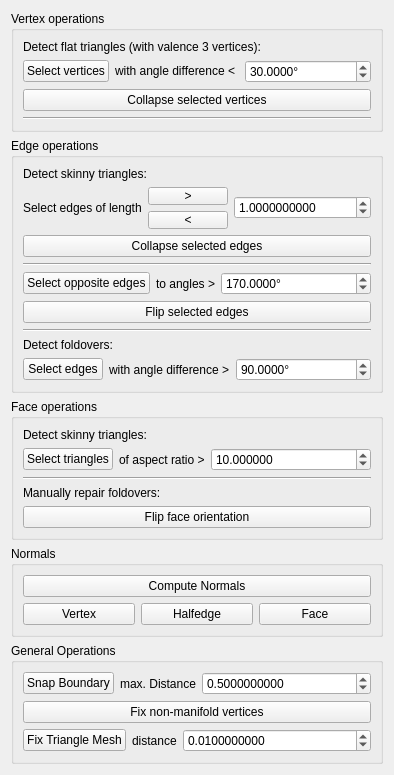
<?xml version="1.0" encoding="UTF-8"?>
<ui version="4.0">
 <class>MeshRepairControls</class>
 <widget class="QWidget" name="MeshRepairControls">
  <property name="windowTitle">
   <string>controls</string>
  </property>
  <layout class="QVBoxLayout" name="verticalLayout">
   <item>
    <widget class="QGroupBox" name="groupBox_3">
     <property name="title">
      <string>Vertex operations</string>
     </property>
     <layout class="QVBoxLayout" name="verticalLayout_6">
      <item>
       <widget class="QLabel" name="label_8">
        <property name="text">
         <string>Detect flat triangles (with valence 3 vertices):</string>
        </property>
       </widget>
      </item>
      <item>
       <layout class="QHBoxLayout" name="horizontalLayout_10">
        <item>
         <widget class="QPushButton" name="valenceThreeButton">
          <property name="toolTip">
           <string>Select all vertices of valence three which don't make the mesh much more detailed. This is indicated by very similar adjacent face normals: the area around the vertex is nearly planar.

These vertices can usually be removed without destroying the features of the mesh.</string>
          </property>
          <property name="text">
           <string>Select vertices</string>
          </property>
         </widget>
        </item>
        <item>
         <widget class="QLabel" name="label_9">
          <property name="text">
           <string>with angle difference &lt; </string>
          </property>
         </widget>
        </item>
        <item>
         <widget class="QDoubleSpinBox" name="valenceThreeSpinbox">
          <property name="sizePolicy">
           <sizepolicy hsizetype="Minimum" vsizetype="Fixed">
            <horstretch>80</horstretch>
            <verstretch>0</verstretch>
           </sizepolicy>
          </property>
          <property name="suffix">
           <string>°</string>
          </property>
          <property name="decimals">
           <number>4</number>
          </property>
          <property name="maximum">
           <double>180.000000000000000</double>
          </property>
          <property name="singleStep">
           <double>0.100000000000000</double>
          </property>
          <property name="value">
           <double>30.000000000000000</double>
          </property>
         </widget>
        </item>
       </layout>
      </item>
      <item>
       <layout class="QHBoxLayout" name="horizontalLayout_11">
        <item>
         <widget class="QPushButton" name="repairRemoveVButton">
          <property name="toolTip">
           <string>Repair the mesh by collapsing the previously selected valence 3 vertices.</string>
          </property>
          <property name="text">
           <string>Collapse selected vertices</string>
          </property>
         </widget>
        </item>
       </layout>
      </item>
      <item>
       <widget class="Line" name="line_3">
        <property name="orientation">
         <enum>Qt::Horizontal</enum>
        </property>
       </widget>
      </item>
     </layout>
    </widget>
   </item>
   <item>
    <widget class="QGroupBox" name="groupBox">
     <property name="title">
      <string>Edge operations</string>
     </property>
     <layout class="QVBoxLayout" name="verticalLayout_4">
      <item>
       <widget class="QLabel" name="label_5">
        <property name="text">
         <string>Detect skinny triangles:</string>
        </property>
       </widget>
      </item>
      <item>
       <layout class="QHBoxLayout" name="horizontalLayout_3">
        <item>
         <widget class="QLabel" name="label_4">
          <property name="text">
           <string>Select edges of length</string>
          </property>
         </widget>
        </item>
        <item>
         <layout class="QVBoxLayout" name="verticalLayout_5">
          <item>
           <widget class="QPushButton" name="detectELargerButton">
            <property name="sizePolicy">
             <sizepolicy hsizetype="Minimum" vsizetype="Minimum">
              <horstretch>0</horstretch>
              <verstretch>0</verstretch>
             </sizepolicy>
            </property>
            <property name="minimumSize">
             <size>
              <width>0</width>
              <height>18</height>
             </size>
            </property>
            <property name="toolTip">
             <string>Detect short edges</string>
            </property>
            <property name="statusTip">
             <string>Detect long edges</string>
            </property>
            <property name="whatsThis">
             <string/>
            </property>
            <property name="text">
             <string>&gt;</string>
            </property>
           </widget>
          </item>
          <item>
           <widget class="QPushButton" name="detectEShorterButton">
            <property name="sizePolicy">
             <sizepolicy hsizetype="Minimum" vsizetype="Minimum">
              <horstretch>0</horstretch>
              <verstretch>0</verstretch>
             </sizepolicy>
            </property>
            <property name="minimumSize">
             <size>
              <width>0</width>
              <height>18</height>
             </size>
            </property>
            <property name="statusTip">
             <string>Detect short edges</string>
            </property>
            <property name="text">
             <string>&lt;</string>
            </property>
           </widget>
          </item>
         </layout>
        </item>
        <item>
         <widget class="QDoubleSpinBox" name="edgeSpin">
          <property name="sizePolicy">
           <sizepolicy hsizetype="MinimumExpanding" vsizetype="Fixed">
            <horstretch>0</horstretch>
            <verstretch>0</verstretch>
           </sizepolicy>
          </property>
          <property name="toolTip">
           <string>Edge length</string>
          </property>
          <property name="statusTip">
           <string>Edge length</string>
          </property>
          <property name="decimals">
           <number>10</number>
          </property>
          <property name="maximum">
           <double>999999999.000000000000000</double>
          </property>
          <property name="singleStep">
           <double>0.100000000000000</double>
          </property>
          <property name="value">
           <double>1.000000000000000</double>
          </property>
         </widget>
        </item>
       </layout>
      </item>
      <item>
       <layout class="QHBoxLayout" name="horizontalLayout_8">
        <item>
         <widget class="QPushButton" name="repairCollapseEButton">
          <property name="enabled">
           <bool>true</bool>
          </property>
          <property name="toolTip">
           <string>Repair skinny triangles by collapsing the previously selected short or long edges.</string>
          </property>
          <property name="text">
           <string>Collapse selected edges</string>
          </property>
         </widget>
        </item>
       </layout>
      </item>
      <item>
       <widget class="Line" name="line_2">
        <property name="orientation">
         <enum>Qt::Horizontal</enum>
        </property>
       </widget>
      </item>
      <item>
       <layout class="QHBoxLayout" name="horizontalLayout">
        <item>
         <widget class="QPushButton" name="detectCapAngle">
          <property name="toolTip">
           <string>Select all edges that have an opposite angle greater than or equal to the given angle. If this angle is very large, only edges of very skinny triangles will be selected.</string>
          </property>
          <property name="statusTip">
           <string/>
          </property>
          <property name="text">
           <string>Select opposite edges</string>
          </property>
         </widget>
        </item>
        <item>
         <widget class="QLabel" name="label_2">
          <property name="text">
           <string>to angles &gt;</string>
          </property>
         </widget>
        </item>
        <item>
         <widget class="QDoubleSpinBox" name="capAngleSpinbox">
          <property name="sizePolicy">
           <sizepolicy hsizetype="MinimumExpanding" vsizetype="Fixed">
            <horstretch>0</horstretch>
            <verstretch>0</verstretch>
           </sizepolicy>
          </property>
          <property name="minimumSize">
           <size>
            <width>80</width>
            <height>0</height>
           </size>
          </property>
          <property name="statusTip">
           <string>Angle threshold</string>
          </property>
          <property name="prefix">
           <string/>
          </property>
          <property name="suffix">
           <string>°</string>
          </property>
          <property name="decimals">
           <number>4</number>
          </property>
          <property name="maximum">
           <double>180.000000000000000</double>
          </property>
          <property name="singleStep">
           <double>0.100000000000000</double>
          </property>
          <property name="value">
           <double>170.000000000000000</double>
          </property>
         </widget>
        </item>
       </layout>
      </item>
      <item>
       <layout class="QHBoxLayout" name="horizontalLayout_7">
        <item>
         <widget class="QPushButton" name="repairFlipEButton">
          <property name="toolTip">
           <string>Repair skinny triangles by flipping the previously selected edges.</string>
          </property>
          <property name="text">
           <string>Flip selected edges</string>
          </property>
         </widget>
        </item>
       </layout>
      </item>
      <item>
       <widget class="Line" name="line">
        <property name="orientation">
         <enum>Qt::Horizontal</enum>
        </property>
       </widget>
      </item>
      <item>
       <widget class="QLabel" name="label_6">
        <property name="text">
         <string>Detect foldovers:</string>
        </property>
       </widget>
      </item>
      <item>
       <layout class="QHBoxLayout" name="horizontalLayout_2">
        <item>
         <widget class="QPushButton" name="detectFoldoverButton">
          <property name="toolTip">
           <string>Select all edges that could be a foldover.
Foldover detection is done by comparing the normals of the adjacent faces. If their difference is greater than the given angle, the edge will be selected.

There is no automatic algorithm to fix these foldovers here. So you will have to select the faces that are actual foldovers, and then flip them using &quot;Flip selected face orientation&quot; (in &quot;Face operations&quot;).</string>
          </property>
          <property name="text">
           <string>Select edges</string>
          </property>
         </widget>
        </item>
        <item>
         <widget class="QLabel" name="label">
          <property name="text">
           <string>with angle difference &gt;</string>
          </property>
         </widget>
        </item>
        <item>
         <widget class="QDoubleSpinBox" name="detectFoldoverSpinbox">
          <property name="sizePolicy">
           <sizepolicy hsizetype="MinimumExpanding" vsizetype="Fixed">
            <horstretch>0</horstretch>
            <verstretch>0</verstretch>
           </sizepolicy>
          </property>
          <property name="minimumSize">
           <size>
            <width>80</width>
            <height>0</height>
           </size>
          </property>
          <property name="sizeIncrement">
           <size>
            <width>0</width>
            <height>0</height>
           </size>
          </property>
          <property name="statusTip">
           <string>Angle threshold</string>
          </property>
          <property name="suffix">
           <string>°</string>
          </property>
          <property name="decimals">
           <number>4</number>
          </property>
          <property name="maximum">
           <double>180.000000000000000</double>
          </property>
          <property name="singleStep">
           <double>0.100000000000000</double>
          </property>
          <property name="value">
           <double>90.000000000000000</double>
          </property>
         </widget>
        </item>
       </layout>
      </item>
     </layout>
    </widget>
   </item>
   <item>
    <widget class="QGroupBox" name="groupBox_4">
     <property name="title">
      <string>Face operations</string>
     </property>
     <layout class="QVBoxLayout" name="verticalLayout_3">
      <item>
       <widget class="QLabel" name="label_7">
        <property name="text">
         <string>Detect skinny triangles:</string>
        </property>
       </widget>
      </item>
      <item>
       <layout class="QHBoxLayout" name="horizontalLayout_5">
        <item>
         <widget class="QPushButton" name="triangleAspectButton">
          <property name="toolTip">
           <string>&lt;html&gt;&lt;head/&gt;&lt;body&gt;&lt;p&gt;Selects all triangles with an aspect ratio greater than the given one. If this ratio is very large, only very skinny triangles will be selected.&lt;/p&gt;&lt;/body&gt;&lt;/html&gt;</string>
          </property>
          <property name="text">
           <string>Select triangles</string>
          </property>
         </widget>
        </item>
        <item>
         <widget class="QLabel" name="label_3">
          <property name="text">
           <string>of aspect ratio &gt;</string>
          </property>
         </widget>
        </item>
        <item>
         <widget class="QDoubleSpinBox" name="triangleAspectSpinbox">
          <property name="sizePolicy">
           <sizepolicy hsizetype="MinimumExpanding" vsizetype="Fixed">
            <horstretch>0</horstretch>
            <verstretch>0</verstretch>
           </sizepolicy>
          </property>
          <property name="decimals">
           <number>6</number>
          </property>
          <property name="maximum">
           <double>999999999.000000000000000</double>
          </property>
          <property name="singleStep">
           <double>0.100000000000000</double>
          </property>
          <property name="value">
           <double>10.000000000000000</double>
          </property>
         </widget>
        </item>
       </layout>
      </item>
      <item>
       <widget class="Line" name="line_4">
        <property name="orientation">
         <enum>Qt::Horizontal</enum>
        </property>
       </widget>
      </item>
      <item>
       <widget class="QLabel" name="label_12">
        <property name="text">
         <string>Manually repair foldovers:</string>
        </property>
       </widget>
      </item>
      <item>
       <widget class="QPushButton" name="flipOrientation">
        <property name="toolTip">
         <string>&lt;html&gt;&lt;head/&gt;&lt;body&gt;&lt;p&gt;Flip the normals of all selected faces on the target meshes by reversing the vertex order. This can be used to manually fix foldovers detected in &amp;quot;Edge operations&amp;quot;. It either inverts the whole mesh or, if faces are selected, only the selection.&lt;/p&gt;&lt;/body&gt;&lt;/html&gt;</string>
        </property>
        <property name="statusTip">
         <string>Flip the normals of all target meshes</string>
        </property>
        <property name="text">
         <string>Flip face orientation</string>
        </property>
       </widget>
      </item>
     </layout>
    </widget>
   </item>
   <item>
    <widget class="QGroupBox" name="groupBox_2">
     <property name="title">
      <string>Normals</string>
     </property>
     <layout class="QVBoxLayout" name="verticalLayout_2">
      <item>
       <widget class="QPushButton" name="computeNormals">
        <property name="toolTip">
         <string>Recomputes Vertex and Face Normals on all Target Meshes</string>
        </property>
        <property name="statusTip">
         <string>Recomputes Vertex and Face Normals on all Target Meshes</string>
        </property>
        <property name="whatsThis">
         <string>Recomputes Vertex and Face Normals on all Target Meshes</string>
        </property>
        <property name="text">
         <string>Compute Normals</string>
        </property>
       </widget>
      </item>
      <item>
       <layout class="QHBoxLayout" name="horizontalLayout_12">
        <item>
         <widget class="QPushButton" name="computeVertexNormals">
          <property name="toolTip">
           <string>Recomputes Vertex Normals on all Target Meshes</string>
          </property>
          <property name="statusTip">
           <string>Recomputes Vertex Normals on all Target Meshes</string>
          </property>
          <property name="whatsThis">
           <string>Recomputes Vertex Normals on all Target Meshes</string>
          </property>
          <property name="text">
           <string>Vertex</string>
          </property>
         </widget>
        </item>
        <item>
         <widget class="QPushButton" name="computeHalfedgeNormals">
          <property name="text">
           <string>Halfedge</string>
          </property>
         </widget>
        </item>
        <item>
         <widget class="QPushButton" name="computeFaceNormals">
          <property name="toolTip">
           <string>Recomputes Face Normals on all Target Meshes</string>
          </property>
          <property name="statusTip">
           <string>Recomputes Face Normals on all Target Meshes</string>
          </property>
          <property name="whatsThis">
           <string>Recomputes Face Normals on all Target Meshes</string>
          </property>
          <property name="text">
           <string>Face</string>
          </property>
         </widget>
        </item>
       </layout>
      </item>
     </layout>
    </widget>
   </item>
   <item>
    <widget class="QGroupBox" name="groupBox_5">
     <property name="title">
      <string>General Operations</string>
     </property>
     <layout class="QVBoxLayout" name="verticalLayout_7">
      <item>
       <layout class="QHBoxLayout" name="horizontalLayout_13">
        <item>
         <widget class="QPushButton" name="snapBoundaryButton">
          <property name="toolTip">
           <string>&lt;html&gt;&lt;head/&gt;&lt;body&gt;&lt;p&gt;Snaps selected boundary vertices if they are closer than the given distance. No new vertices will be introduced on either boundary side, so they are just snapped to existing ones.&lt;/p&gt;&lt;p&gt;If vertices in the interior are selected, they will also get snapped to the opposite boundary, if in range.&lt;/p&gt;&lt;/body&gt;&lt;/html&gt;</string>
          </property>
          <property name="text">
           <string>Snap Boundary</string>
          </property>
         </widget>
        </item>
        <item>
         <widget class="QLabel" name="label_10">
          <property name="text">
           <string>max. Distance</string>
          </property>
          <property name="alignment">
           <set>Qt::AlignRight|Qt::AlignTrailing|Qt::AlignVCenter</set>
          </property>
         </widget>
        </item>
        <item>
         <widget class="QDoubleSpinBox" name="snapBoundarySpinBox">
          <property name="sizePolicy">
           <sizepolicy hsizetype="MinimumExpanding" vsizetype="Fixed">
            <horstretch>0</horstretch>
            <verstretch>0</verstretch>
           </sizepolicy>
          </property>
          <property name="decimals">
           <number>10</number>
          </property>
          <property name="minimum">
           <double>0.000000000000000</double>
          </property>
          <property name="maximum">
           <double>999999999.000000000000000</double>
          </property>
          <property name="singleStep">
           <double>0.100000000000000</double>
          </property>
          <property name="value">
           <double>0.500000000000000</double>
          </property>
         </widget>
        </item>
       </layout>
      </item>
      <item>
       <widget class="QPushButton" name="fixNonManifoldVerticesButton">
        <property name="toolTip">
         <string>&lt;html&gt;&lt;head/&gt;&lt;body&gt;&lt;p&gt;Remove non-manifold vertices by duplicating them&lt;/p&gt;&lt;/body&gt;&lt;/html&gt;</string>
        </property>
        <property name="text">
         <string>Fix non-manifold vertices</string>
        </property>
       </widget>
      </item>
      <item>
       <layout class="QHBoxLayout" name="horizontalLayout_9">
        <item>
         <widget class="QPushButton" name="fixMeshButton">
          <property name="toolTip">
           <string>&lt;html&gt;&lt;head/&gt;&lt;body&gt;&lt;p&gt;This button will try to fix triangle meshes. &lt;/p&gt;&lt;p&gt;&lt;br/&gt;&lt;/p&gt;&lt;p&gt;Degenerated faces will be removed and all vertices which are closer than the given distance will be collapsed. Non-manifold configurations at vertices will be removed and all faces of each component will be updated to have the same orientation.&lt;/p&gt;&lt;/body&gt;&lt;/html&gt;</string>
          </property>
          <property name="text">
           <string>Fix Triangle Mesh</string>
          </property>
         </widget>
        </item>
        <item>
         <widget class="QLabel" name="label_14">
          <property name="text">
           <string>distance</string>
          </property>
         </widget>
        </item>
        <item>
         <widget class="QDoubleSpinBox" name="fixMeshBox">
          <property name="sizePolicy">
           <sizepolicy hsizetype="MinimumExpanding" vsizetype="Fixed">
            <horstretch>0</horstretch>
            <verstretch>0</verstretch>
           </sizepolicy>
          </property>
          <property name="decimals">
           <number>10</number>
          </property>
          <property name="minimum">
           <double>0.000010000000000</double>
          </property>
          <property name="maximum">
           <double>999999999.000000000000000</double>
          </property>
          <property name="singleStep">
           <double>0.100000000000000</double>
          </property>
          <property name="value">
           <double>0.010000000000000</double>
          </property>
         </widget>
        </item>
       </layout>
      </item>
     </layout>
    </widget>
   </item>
   <item>
    <spacer name="verticalSpacer">
     <property name="orientation">
      <enum>Qt::Vertical</enum>
     </property>
     <property name="sizeHint" stdset="0">
      <size>
       <width>0</width>
       <height>0</height>
      </size>
     </property>
    </spacer>
   </item>
  </layout>
 </widget>
 <resources/>
 <connections/>
</ui>
